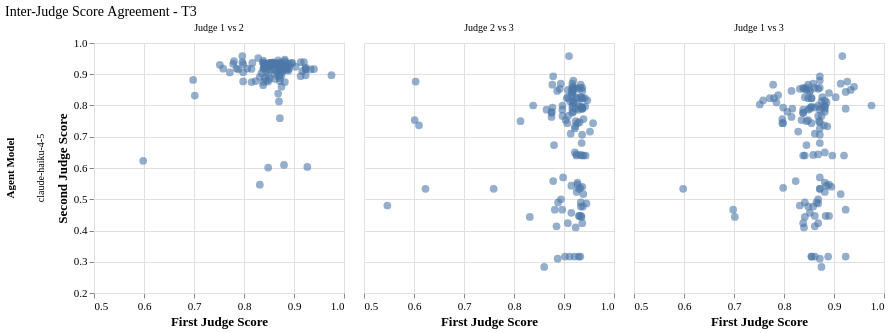

Vega-Lite specification for this chart:
### Vega-Lite specification from a JSON file in a GitHub repository (floating-point values rounded to 4 significant figures; data arrays with more than 128 entries replaced by an {"elided": "..."} marker saying what was removed)
{"config": {"font": "serif", "axis": {"labelFontSize": 11, "titleFontSize": 13, "gridColor": "#e0e0e0", "domainColor": "#333333"}, "legend": {"labelFontSize": 11, "titleFontSize": 12}, "title": {"fontSize": 14, "anchor": "start", "fontWeight": "normal"}, "view": {"stroke": null, "continuousWidth": 400, "continuousHeight": 300}, "mark": {"tooltip": true}}, "data": {"name": "data-026294485e7773f1dc02c55a5c424872"}, "facet": {"column": {"field": "pair_label", "sort": ["Judge 1 vs 2", "Judge 2 vs 3", "Judge 1 vs 3"], "title": null, "type": "nominal"}, "row": {"field": "agent_model", "title": "Agent Model", "type": "nominal"}}, "spec": {"mark": {"type": "circle", "opacity": 0.6, "size": 60}, "encoding": {"tooltip": [{"field": "pair_label", "title": "Comparison", "type": "nominal"}, {"field": "judge_x", "title": "Judge", "type": "nominal"}, {"field": "score_x", "format": ".3f", "title": "Score X", "type": "quantitative"}, {"field": "judge_y", "title": "Judge", "type": "nominal"}, {"field": "score_y", "format": ".3f", "title": "Score Y", "type": "quantitative"}], "x": {"field": "score_x", "scale": {"domain": [0.5, 1.0]}, "title": "First Judge Score", "type": "quantitative"}, "y": {"field": "score_y", "scale": {"domain": [0.2, 1.0]}, "title": "Second Judge Score", "type": "quantitative"}}, "height": 250, "width": 250}, "resolve": {"scale": {"x": "shared", "y": "shared"}}, "title": "Inter-Judge Score Agreement - T3", "$schema": "https://vega.github.io/schema/vega-lite/v6.1.0.json", "datasets": {"data-026294485e7773f1dc02c55a5c424872": {"elided": "369 records"}}}
